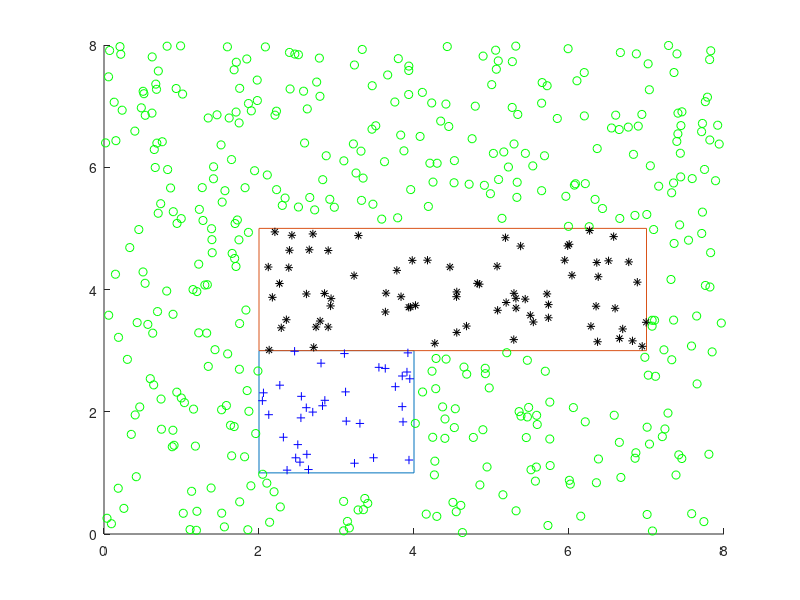
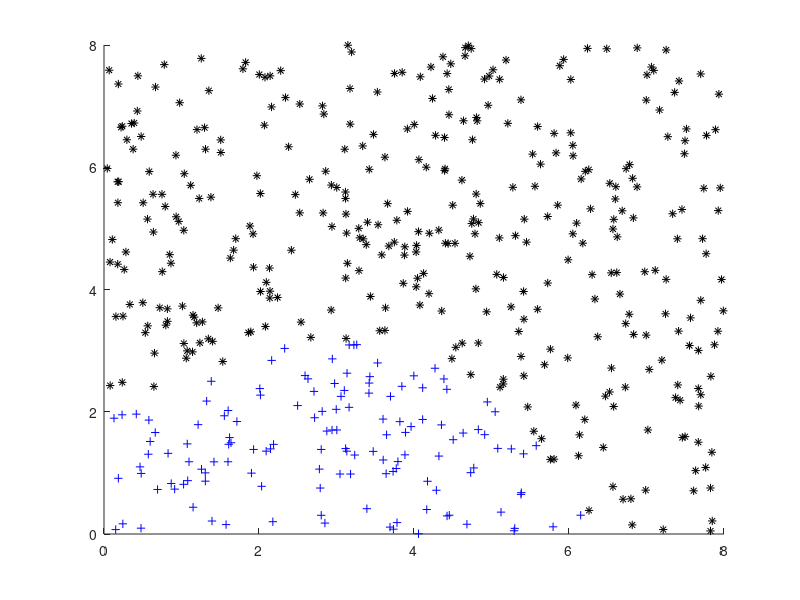

The MATLAB script that drew these images, in order:
clc; close all; clear all;

% coordinates of the rectangle C1
xa=2; xb=4; ya=1; yb=3;     
% coordinates of the rectangle C2
xa2=2; xb2=7; ya2=3; yb2=5;
hold on; 
% draw rectangle C1
plot([xa xb xb xa xa],[ya ya yb yb ya],'-');
% draw rectangle C2
plot([xa2 xb2 xb2 xa2 xa2],[ya2 ya2 yb2 yb2 ya2],'-');

% generate positive and negative examples
% no of data points
N=500;
% store coordinates for each point
ds=zeros(N,2); 
% store our labels
ls=zeros(N,1);

% create N random variables and generate population
for i=1:N

x=rand(1,1)*8; 
y=rand(1,1)*8;
ds(i,1)=x; 
ds(i,2)=y;
% +ve if falls in the rectangle, -ve otherwise
% within the bounds of rectangle 1
if ((x > xa) && (y > ya) && (y < yb) && ( x < xb)) 
    ls(i)=1;
    plot(x,y,'b+'); 
% within the bounds of rectangle 2
elseif ((x > xa2) && (y > ya2) && (y < yb2) && ( x < xb2)) 
    ls(i)=2; 
    plot(x,y,'k*');
% not within either rectangle (does not belong to a class)
else
    ls(i)=0;
    plot(x,y,'go'); 
end;
end;

hold off;
% get the indices for each class
i0 = find(ls==0);
i1 = find(ls==1);
i2 = find(ls==2);
% calculate the prior for each class: P(Ci)
prior1 = length(i1)/(N);
prior2 = length(i2)/(N);
% get the [x,y] coordinates for each point in the corresponding class
x0 = ds(i0,1);
y0 = ds(i0,2);
x1 = ds(i1,1);
y1 = ds(i1,2);
x2 = ds(i2,1);
y2 = ds(i2,2);
% calculate the mean of each class
m0 = mean([x0 y0]);
m1 = mean([x1 y1]);
m2 = mean([x2 y2]);
% calculate the covariance of each class
c0 = cov([x0 y0]);
c1 = cov([x1 y1]);
c2 = cov([x2 y2]);

figure(2)
hold on

z = zeros(N,1);
% create new population. this time we will use multivarian distribution to
% figure out which class each point belongs to
for i=1:N
x=rand(1,1)*8; 
y=rand(1,1)*8;
pdf1 = mvnpdf([x y],m1,c1)*prior1;
%pdf1 = -(1/2)*log(c1)-(1/2)*([x1 y1]-m1)'*([x1 y1]-m1)+log(prior1)
pdf2 = mvnpdf([x y],m2,c2)*prior2;
%pdf2 = -(1/2)*log(c2)-(1/2)*([x2 y2]-m2)'*([x2 y2]-m1)+log(prior2)
% within the bounds of rectangle 1
if (pdf1 >= pdf2)
    plot(x,y,'b+'); 
% within the bounds of rectangle 2
elseif (pdf2 > pdf1) 
    plot(x,y,'k*');
% not within either rectangle (does not belong to a class)
else
    plot(x,y,'go'); 
end;
end;
hold off